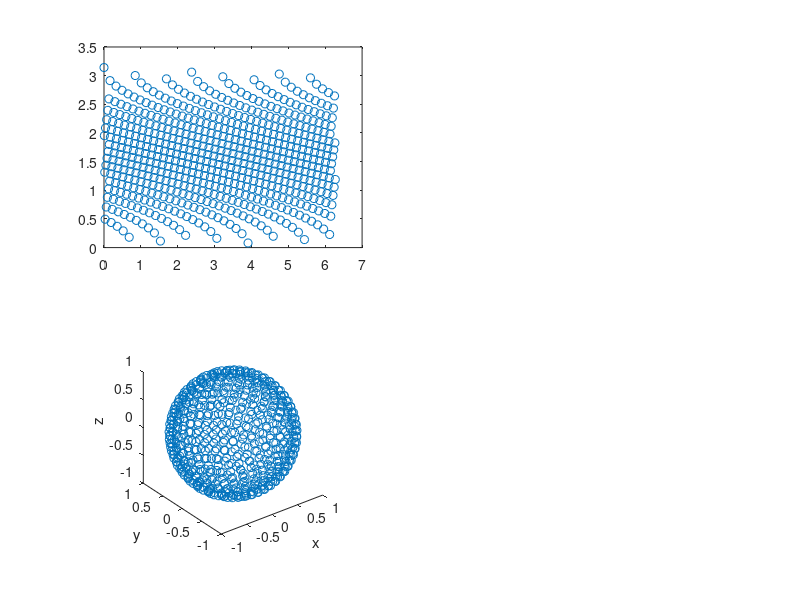

This figure's MATLAB source:
dat = [0 3.14159265358979 0.00162337662337662 

2.37659444248838 3.06098853867527 0.00162337662337662 

4.75318888497676 3.02757031987919 0.00162337662337662 

0.846598020285561 3.00190648355372 0.00162337662337662 

3.22319246277394 2.98025312858056 0.00162337662337662 

5.59978690526233 2.96116050623138 0.00162337662337662 

1.69319604057112 2.94388530139771 0.00162337662337662 

4.0697904830595 2.92798606909176 0.00162337662337662 

0.163199618368301 2.91317525922367 0.00162337662337662 

2.53979406085668 2.89925319070202 0.00162337662337662 

4.91638850334507 2.88607451425409 0.00162337662337662 

1.00979763865386 2.87352953076736 0.00162337662337662 

3.38639208114224 2.86153303633932 0.00162337662337662 

5.76298652363063 2.85001728960846 0.00162337662337662 

1.85639565893942 2.83892737963536 0.00162337662337662 

4.23299010142781 2.82821806293292 0.00162337662337662 

0.326399236736602 2.8178515373849 0.00162337662337662 

2.70299367922498 2.8077958346952 0.00162337662337662 

5.07958812171337 2.7980236334639 0.00162337662337662 

1.17299725702216 2.78851136572913 0.00162337662337662 

3.54959169951055 2.77923853289092 0.00162337662337662 

5.92618614199893 2.770187174002 0.00162337662337662 

2.01959527730772 2.76134144689686 0.00162337662337662 

4.39618971979611 2.75268729420611 0.00162337662337662 

0.489598855104903 2.74421217413535 0.00162337662337662 

2.86619329759328 2.73590484129222 0.00162337662337662 

5.24278774008167 2.72775516664085 0.00162337662337662 

1.33619687539046 2.71975398837185 0.00162337662337662 

3.71279131787885 2.71189298743837 0.00162337662337662 

6.08938576036723 2.70416458294857 0.00162337662337662 

2.18279489567602 2.69656184367566 0.00162337662337662 

4.55938933816441 2.68907841275082 0.00162337662337662 

0.652798473473204 2.68170844321582 0.00162337662337662 

3.02939291596159 2.67444654258096 0.00162337662337662 

5.40598735844997 2.66728772489673 0.00162337662337662 

1.49939649375876 2.66022736913127 0.00162337662337662 

3.87599093624715 2.65326118286852 0.00162337662337662 

6.25258537873553 2.64638517051886 0.00162337662337662 

2.34599451404433 2.63959560537518 0.00162337662337662 

4.72258895653271 2.63288900496087 0.00162337662337662 

0.815998091841505 2.62626210920787 0.00162337662337662 

3.19259253432989 2.61971186107775 0.00162337662337662 

5.56918697681827 2.61323538929954 0.00162337662337662 

1.66259611212707 2.6068299929487 0.00162337662337662 

4.03919055461545 2.60049312763265 0.00162337662337662 

0.132599689924245 2.59422239308304 0.00162337662337662 

2.50919413241263 2.58801552198368 0.00162337662337662 

4.88578857490101 2.58187036988682 0.00162337662337662 

0.979197710209806 2.57578490609119 0.00162337662337662 

3.35579215269819 2.5697572053719 0.00162337662337662 

5.73238659518657 2.56378544046706 0.00162337662337662 

1.82579573049537 2.55786787523812 0.00162337662337662 

4.20239017298375 2.55200285843168 0.00162337662337662 

0.295799308292545 2.54618881797921 0.00162337662337662 

2.67239375078093 2.54042425577927 0.00162337662337662 

5.04898819326931 2.5347077429131 0.00162337662337662 

1.14239732857811 2.52903791525045 0.00162337662337662 

3.51899177106649 2.52341346940751 0.00162337662337662 

5.89558621355487 2.5178331590229 0.00162337662337662 

1.98899534886367 2.51229579132195 0.00162337662337662 

4.36558979135205 2.50680022394215 0.00162337662337662 

0.458998926660846 2.50134536199615 0.00162337662337662 

2.83559336914923 2.49593015535083 0.00162337662337662 

5.21218781163761 2.49055359610337 0.00162337662337662 

1.30559694694641 2.4852147162372 0.00162337662337662 

3.68219138943479 2.4799125854423 0.00162337662337662 

6.05878583192317 2.47464630908613 0.00162337662337662 

2.15219496723197 2.46941502632258 0.00162337662337662 

4.52878940972035 2.46421790832766 0.00162337662337662 

0.622198545029147 2.45905415665166 0.00162337662337662 

2.99879298751753 2.45392300167867 0.00162337662337662 

5.37538743000591 2.44882370118481 0.00162337662337662 

1.46879656531471 2.44375553898777 0.00162337662337662 

3.84539100780309 2.43871782368053 0.00162337662337662 

6.22198545029147 2.43370988744304 0.00162337662337662 

2.31539458560027 2.42873108492604 0.00162337662337662 

4.69198902808865 2.4237807922017 0.00162337662337662 

0.785398163397448 2.41885840577638 0.00162337662337662 

3.16199260588583 2.41396334166085 0.00162337662337662 

5.53858704837421 2.40909503449425 0.00162337662337662 

1.63199618368301 2.40425293671773 0.00162337662337662 

4.00859062617139 2.39943651779458 0.00162337662337662 

0.101999761480188 2.39464526347363 0.00162337662337662 

2.47859420396857 2.38987867509296 0.00162337662337662 

4.85518864645695 2.38513626892142 0.00162337662337662 

0.948597781765749 2.38041757553525 0.00162337662337662 

3.32519222425413 2.37572213922777 0.00162337662337662 

5.70178666674251 2.37104951744988 0.00162337662337662 

1.79519580205131 2.36639928027943 0.00162337662337662 

4.17179024453969 2.36177100991781 0.00162337662337662 

0.265199379848489 2.3571643002118 0.00162337662337662 

2.64179382233687 2.35257875619948 0.00162337662337662 

5.01838826482525 2.3480139936784 0.00162337662337662 

1.11179740013405 2.34346963879502 0.00162337662337662 

3.48839184262243 2.33894532765384 0.00162337662337662 

5.86498628511082 2.33444070594536 0.00162337662337662 

1.95839542041961 2.32995542859154 0.00162337662337662 

4.33498986290799 2.32548915940792 0.00162337662337662 

0.42839899821679 2.32104157078142 0.00162337662337662 

2.80499344070517 2.31661234336284 0.00162337662337662 

5.18158788319356 2.31220116577342 0.00162337662337662 

1.27499701850235 2.30780773432455 0.00162337662337662 

3.65159146099073 2.30343175274991 0.00162337662337662 

6.02818590347912 2.29907293194954 0.00162337662337662 

2.12159503878791 2.29473098974495 0.00162337662337662 

4.4981894812763 2.2904056506449 0.00162337662337662 

0.591598616585091 2.2860966456212 0.00162337662337662 

2.96819305907347 2.28180371189396 0.00162337662337662 

5.34478750156186 2.27752659272596 0.00162337662337662 

1.43819663687065 2.27326503722551 0.00162337662337662 

3.81479107935903 2.26901880015746 0.00162337662337662 

6.19138552184742 2.26478764176192 0.00162337662337662 

2.28479465715621 2.2605713275804 0.00162337662337662 

4.6613890996446 2.25636962828878 0.00162337662337662 

0.754798234953392 2.2521823195371 0.00162337662337662 

3.13139267744177 2.24800918179552 0.00162337662337662 

5.50798711993016 2.2438500002064 0.00162337662337662 

1.60139625523895 2.23970456444206 0.00162337662337662 

3.97799069772734 2.23557266856802 0.00162337662337662 

0.0713998330361317 2.23145411091145 0.00162337662337662 

2.44799427552451 2.22734869393461 0.00162337662337662 

4.8245887180129 2.22325622411297 0.00162337662337662 

0.917997853321693 2.21917651181795 0.00162337662337662 

3.29459229581008 2.21510937120386 0.00162337662337662 

5.67118673829846 2.21105462009909 0.00162337662337662 

1.76459587360725 2.20701207990118 0.00162337662337662 

4.14119031609564 2.20298157547564 0.00162337662337662 

0.234599451404433 2.19896293505845 0.00162337662337662 

2.61119389389282 2.19495599016194 0.00162337662337662 

4.9877883363812 2.19096057548401 0.00162337662337662 

1.08119747168999 2.1869765288205 0.00162337662337662 

3.45779191417838 2.18300369098059 0.00162337662337662 

5.83438635666676 2.17904190570511 0.00162337662337662 

1.92779549197556 2.17509101958758 0.00162337662337662 

4.30438993446394 2.17115088199802 0.00162337662337662 

0.397799069772733 2.16722134500917 0.00162337662337662 

2.77439351226112 2.1633022633253 0.00162337662337662 

5.1509879547495 2.15939349421326 0.00162337662337662 

1.24439709005829 2.15549489743587 0.00162337662337662 

3.62099153254668 2.15160633518744 0.00162337662337662 

5.99758597503506 2.14772767203135 0.00162337662337662 

2.09099511034386 2.14385877483967 0.00162337662337662 

4.46758955283224 2.13999951273468 0.00162337662337662 

0.560998688141035 2.13614975703223 0.00162337662337662 

2.93759313062942 2.1323093811869 0.00162337662337662 

5.3141875731178 2.12847826073885 0.00162337662337662 

1.4075967084266 2.1246562732623 0.00162337662337662 

3.78419115091498 2.1208432983156 0.00162337662337662 

6.16078559340336 2.11703921739286 0.00162337662337662 

2.25419472871216 2.11324391387697 0.00162337662337662 

4.63078917120054 2.10945727299411 0.00162337662337662 

0.724198306509335 2.10567918176952 0.00162337662337662 

3.10079274899772 2.10190952898472 0.00162337662337662 

5.4773871914861 2.09814820513582 0.00162337662337662 

1.5707963267949 2.0943951023932 0.00162337662337662 

3.94739076928328 2.09065011456226 0.00162337662337662 

0.0407999045920752 2.08691313704537 0.00162337662337662 

2.41739434708046 2.08318406680484 0.00162337662337662 

4.79398878956884 2.079462802327 0.00162337662337662 

0.887397924877636 2.07574924358728 0.00162337662337662 

3.26399236736602 2.07204329201625 0.00162337662337662 

5.6405868098544 2.06834485046665 0.00162337662337662 

1.7339959451632 2.06465382318126 0.00162337662337662 

4.11059038765158 2.06097011576173 0.00162337662337662 

0.203999522960376 2.05729363513823 0.00162337662337662 

2.58059396544876 2.05362428953992 0.00162337662337662 

4.95718840793714 2.04996198846621 0.00162337662337662 

1.05059754324594 2.04630664265881 0.00162337662337662 

3.42719198573432 2.04265816407454 0.00162337662337662 

5.8037864282227 2.03901646585877 0.00162337662337662 

1.8971955635315 2.0353814623197 0.00162337662337662 

4.27379000601988 2.03175306890317 0.00162337662337662 

0.367199141328677 2.02813120216823 0.00162337662337662 

2.74379358381706 2.02451577976325 0.00162337662337662 

5.12038802630544 2.02090672040276 0.00162337662337662 

1.21379716161424 2.01730394384472 0.00162337662337662 

3.59039160410262 2.01370737086854 0.00162337662337662 

5.966986046591 2.01011692325348 0.00162337662337662 

2.0603951818998 2.00653252375775 0.00162337662337662 

4.43698962438818 2.00295409609798 0.00162337662337662 

0.530398759696978 1.99938156492934 0.00162337662337662 

2.90699320218536 1.995814855826 0.00162337662337662 

5.28358764467374 1.9922538952622 0.00162337662337662 

1.37699677998254 1.98869861059367 0.00162337662337662 

3.75359122247092 1.98514893003959 0.00162337662337662 

6.1301856649593 1.98160478266489 0.00162337662337662 

2.2235948002681 1.97806609836301 0.00162337662337662 

4.60018924275648 1.97453280783913 0.00162337662337662 

0.693598378065279 1.97100484259364 0.00162337662337662 

3.07019282055366 1.96748213490618 0.00162337662337662 

5.44678726304204 1.96396461781988 0.00162337662337662 

1.54019639835084 1.96045222512605 0.00162337662337662 

3.91679084083922 1.95694489134925 0.00162337662337662 

0.0101999761480188 1.9534425517326 0.00162337662337662 

2.3867944186364 1.94994514222349 0.00162337662337662 

4.76338886112478 1.9464525994596 0.00162337662337662 

0.85679799643358 1.94296486075522 0.00162337662337662 

3.23339243892196 1.93948186408789 0.00162337662337662 

5.60998688141035 1.93600354808526 0.00162337662337662 

1.70339601671914 1.93252985201239 0.00162337662337662 

4.07999045920752 1.92906071575913 0.00162337662337662 

0.17339959451632 1.92559607982795 0.00162337662337662 

2.5499940370047 1.92213588532189 0.00162337662337662 

4.92658847949308 1.91868007393285 0.00162337662337662 

1.01999761480188 1.91522858793013 0.00162337662337662 

3.39659205729026 1.91178137014911 0.00162337662337662 

5.77318649977865 1.90833836398033 0.00162337662337662 

1.86659563508744 1.90489951335859 0.00162337662337662 

4.24319007757582 1.9014647627525 0.00162337662337662 

0.336599212884621 1.89803405715404 0.00162337662337662 

2.713193655373 1.89460734206845 0.00162337662337662 

5.08978809786139 1.89118456350429 0.00162337662337662 

1.18319723317018 1.88776566796372 0.00162337662337662 

3.55979167565856 1.88435060243289 0.00162337662337662 

5.93638611814695 1.88093931437263 0.00162337662337662 

2.02979525345574 1.87753175170928 0.00162337662337662 

4.40638969594413 1.87412786282562 0.00162337662337662 

0.499798831252922 1.8707275965521 0.00162337662337662 

2.8763932737413 1.86733090215817 0.00162337662337662 

5.25298771622969 1.86393772934376 0.00162337662337662 

1.34639685153848 1.86054802823094 0.00162337662337662 

3.72299129402687 1.85716174935578 0.00162337662337662 

6.09958573651525 1.85377884366024 0.00162337662337662 

2.19299487182404 1.85039926248437 0.00162337662337662 

4.56958931431243 1.84702295755849 0.00162337662337662 

0.662998449621223 1.84364988099563 0.00162337662337662 

3.03959289210961 1.84027998528405 0.00162337662337662 

5.41618733459799 1.83691322327992 0.00162337662337662 

1.50959646990678 1.83354954820006 0.00162337662337662 

3.88619091239517 1.83018891361492 0.00162337662337662 

6.26278535488355 1.8268312734416 0.00162337662337662 

2.35619449019234 1.82347658193698 0.00162337662337662 

4.73278893268073 1.82012479369101 0.00162337662337662 

0.826198067989523 1.81677586362014 0.00162337662337662 

3.20279251047791 1.81342974696074 0.00162337662337662 

5.57938695296629 1.81008639926276 0.00162337662337662 

1.67279608827508 1.80674577638343 0.00162337662337662 

4.04939053076347 1.80340783448103 0.00162337662337662 

0.142799666072263 1.80007253000888 0.00162337662337662 

2.51939410856065 1.79673981970923 0.00162337662337662 

4.89598855104903 1.79340966060749 0.00162337662337662 

0.989397686357825 1.79008201000628 0.00162337662337662 

3.36599212884621 1.78675682547985 0.00162337662337662 

5.74258657133459 1.78343406486833 0.00162337662337662 

1.83599570664339 1.78011368627225 0.00162337662337662 

4.21259014913177 1.77679564804703 0.00162337662337662 

0.305999284440564 1.77347990879763 0.00162337662337662 

2.68259372692895 1.77016642737321 0.00162337662337662 

5.05918816941733 1.7668551628619 0.00162337662337662 

1.15259730472613 1.76354607458566 0.00162337662337662 

3.52919174721451 1.76023912209518 0.00162337662337662 

5.90578618970289 1.75693426516484 0.00162337662337662 

1.99919532501169 1.75363146378781 0.00162337662337662 

4.37578976750007 1.7503306781711 0.00162337662337662 

0.469198902808865 1.7470318687308 0.00162337662337662 

2.84579334529725 1.7437349960873 0.00162337662337662 

5.22238778778563 1.7404400210606 0.00162337662337662 

1.31579692309443 1.73714690466564 0.00162337662337662 

3.69239136558281 1.73385560810778 0.00162337662337662 

6.06898580807119 1.73056609277825 0.00162337662337662 

2.16239494337999 1.72727832024965 0.00162337662337662 

4.53898938586837 1.72399225227159 0.00162337662337662 

0.632398521177166 1.7207078507663 0.00162337662337662 

3.00899296366555 1.71742507782433 0.00162337662337662 

5.38558740615393 1.71414389570026 0.00162337662337662 

1.47899654146273 1.71086426680851 0.00162337662337662 

3.85559098395111 1.70758615371914 0.00162337662337662 

6.23218542643949 1.70430951915378 0.00162337662337662 

2.32559456174829 1.70103432598146 0.00162337662337662 

4.70218900423667 1.69776053721467 0.00162337662337662 

0.795598139545467 1.69448811600526 0.00162337662337662 

3.17219258203385 1.69121702564055 0.00162337662337662 

5.54878702452223 1.68794722953936 0.00162337662337662 

1.64219615983103 1.68467869124818 0.00162337662337662 

4.01879060231941 1.68141137443724 0.00162337662337662 

0.112199737628207 1.67814524289677 0.00162337662337662 

2.48879418011659 1.67488026053315 0.00162337662337662 

4.86538862260497 1.67161639136521 0.00162337662337662 

0.958797757913768 1.6683535995205 0.00162337662337662 

3.33539220040215 1.66509184923156 0.00162337662337662 

5.71198664289053 1.66183110483231 0.00162337662337662 

1.80539577819933 1.6585713307544 0.00162337662337662 

4.18199022068771 1.65531249152357 0.00162337662337662 

0.275399355996508 1.65205455175611 0.00162337662337662 

2.65199379848489 1.64879747615531 0.00162337662337662 

5.02858824097327 1.64554122950786 0.00162337662337662 

1.12199737628207 1.64228577668042 0.00162337662337662 

3.49859181877045 1.63903108261608 0.00162337662337662 

5.87518626125883 1.6357771123309 0.00162337662337662 

1.96859539656763 1.63252383091049 0.00162337662337662 

4.34518983905601 1.62927120350654 0.00162337662337662 

0.438598974364809 1.62601919533342 0.00162337662337662 

2.81519341685319 1.6227677716648 0.00162337662337662 

5.19178785934157 1.61951689783025 0.00162337662337662 

1.28519699465037 1.61626653921189 0.00162337662337662 

3.66179143713875 1.61301666124103 0.00162337662337662 

6.03838587962713 1.60976722939483 0.00162337662337662 

2.13179501493593 1.60651820919298 0.00162337662337662 

4.50838945742431 1.60326956619438 0.00162337662337662 

0.60179859273311 1.60002126599385 0.00162337662337662 

2.97839303522149 1.59677327421882 0.00162337662337662 

5.35498747770988 1.59352555652605 0.00162337662337662 

1.44839661301867 1.59027807859834 0.00162337662337662 

3.82499105550705 1.58703080614128 0.00162337662337662 

6.20158549799544 1.58378370487998 0.00162337662337662 

2.29499463330423 1.58053674055579 0.00162337662337662 

4.67158907579262 1.57728987892306 0.00162337662337662 

0.764998211101411 1.5740430857459 0.00162337662337662 

3.14159265358979 1.5707963267949 0.00162337662337662 

5.51818709607818 1.56754956784389 0.00162337662337662 

1.61159623138697 1.56430277466673 0.00162337662337662 

3.98819067387535 1.561055913034 0.00162337662337662 

0.0815998091841505 1.55780894870981 0.00162337662337662 

2.45819425167253 1.55456184744851 0.00162337662337662 

4.83478869416092 1.55131457499146 0.00162337662337662 

0.928197829469712 1.54806709706375 0.00162337662337662 

3.30479227195809 1.54481937937097 0.00162337662337662 

5.68138671444648 1.54157138759594 0.00162337662337662 

1.77479584975527 1.53832308739542 0.00162337662337662 

4.15139029224366 1.53507444439682 0.00162337662337662 

0.244799427552451 1.53182542419497 0.00162337662337662 

2.62139387004083 1.52857599234876 0.00162337662337662 

4.99798831252922 1.5253261143779 0.00162337662337662 

1.09139744783801 1.52207575575954 0.00162337662337662 

3.4679918903264 1.51882488192499 0.00162337662337662 

5.84458633281478 1.51557345825637 0.00162337662337662 

1.93799546812357 1.51232145008325 0.00162337662337662 

4.31458991061196 1.5090688226793 0.00162337662337662 

0.407999045920752 1.50581554125889 0.00162337662337662 

2.78459348840913 1.50256157097372 0.00162337662337662 

5.16118793089752 1.49930687690938 0.00162337662337662 

1.25459706620631 1.49605142408193 0.00162337662337662 

3.6311915086947 1.49279517743449 0.00162337662337662 

6.00778595118308 1.48953810183368 0.00162337662337662 

2.10119508649187 1.48628016206623 0.00162337662337662 

4.47778952898026 1.4830213228354 0.00162337662337662 

0.571198664289053 1.47976154875748 0.00162337662337662 

2.94779310677744 1.47650080435824 0.00162337662337662 

5.32438754926582 1.4732390540693 0.00162337662337662 

1.41779668457461 1.46997626222458 0.00162337662337662 

3.794391127063 1.46671239305665 0.00162337662337662 

6.17098556955138 1.46344741069303 0.00162337662337662 

2.26439470486018 1.46018127915255 0.00162337662337662 

4.64098914734856 1.45691396234161 0.00162337662337662 

0.734398282657354 1.45364542405043 0.00162337662337662 

3.11099272514574 1.45037562794925 0.00162337662337662 

5.48758716763412 1.44710453758453 0.00162337662337662 

1.58099630294292 1.44383211637512 0.00162337662337662 

3.9575907454313 1.44055832760833 0.00162337662337662 

0.050999880740094 1.43728313443602 0.00162337662337662 

2.42759432322848 1.43400649987065 0.00162337662337662 

4.80418876571686 1.43072838678129 0.00162337662337662 

0.897597901025655 1.42744875788953 0.00162337662337662 

3.27419234351404 1.42416757576546 0.00162337662337662 

5.65078678600242 1.42088480282349 0.00162337662337662 

1.74419592131122 1.4176004013182 0.00162337662337662 

4.1207903637996 1.41431433334015 0.00162337662337662 

0.214199499108395 1.41102656081155 0.00162337662337662 

2.59079394159678 1.40773704548201 0.00162337662337662 

4.96738838408516 1.40444574892415 0.00162337662337662 

1.06079751939396 1.4011526325292 0.00162337662337662 

3.43739196188234 1.39785765750249 0.00162337662337662 

5.81398640437072 1.39456078485899 0.00162337662337662 

1.90739553967952 1.3912619754187 0.00162337662337662 

4.2839899821679 1.38796118980199 0.00162337662337662 

0.377399117476696 1.38465838842495 0.00162337662337662 

2.75399355996508 1.38135353149461 0.00162337662337662 

5.13058800245346 1.37804657900413 0.00162337662337662 

1.22399713776226 1.37473749072789 0.00162337662337662 

3.60059158025064 1.37142622621658 0.00162337662337662 

5.97718602273902 1.36811274479216 0.00162337662337662 

2.07059515804782 1.36479700554276 0.00162337662337662 

4.4471896005362 1.36147896731754 0.00162337662337662 

0.540598735844997 1.35815858872146 0.00162337662337662 

2.91719317833338 1.35483582810994 0.00162337662337662 

5.29378762082176 1.35151064358351 0.00162337662337662 

1.38719675613056 1.34818299298231 0.00162337662337662 

3.76379119861894 1.34485283388056 0.00162337662337662 

6.14038564110732 1.34152012358092 0.00162337662337662 

2.23379477641612 1.33818481910876 0.00162337662337662 

4.6103892189045 1.33484687720637 0.00162337662337662 

0.703798354213298 1.33150625432703 0.00162337662337662 

3.08039279670168 1.32816290662906 0.00162337662337662 

5.45698723919006 1.32481678996966 0.00162337662337662 

1.55039637449886 1.32146785989878 0.00162337662337662 

3.92699081698724 1.31811607165282 0.00162337662337662 

0.0203999522960376 1.31476138014819 0.00162337662337662 

2.39699439478442 1.31140373997487 0.00162337662337662 

4.7735888372728 1.30804310538973 0.00162337662337662 

0.866997972581599 1.30467943030988 0.00162337662337662 

3.24359241506998 1.30131266830574 0.00162337662337662 

5.62018685755836 1.29794277259416 0.00162337662337662 

1.71359599286716 1.29456969603131 0.00162337662337662 

4.09019043535554 1.29119339110542 0.00162337662337662 

0.183599570664339 1.28781380992955 0.00162337662337662 

2.56019401315272 1.28443090423401 0.00162337662337662 

4.9367884556411 1.28104462535885 0.00162337662337662 

1.0301975909499 1.27765492424604 0.00162337662337662 

3.40679203343828 1.27426175143162 0.00162337662337662 

5.78338647592666 1.27086505703769 0.00162337662337662 

1.87679561123546 1.26746479076418 0.00162337662337662 

4.25339005372384 1.26406090188052 0.00162337662337662 

0.34679918903264 1.26065333921716 0.00162337662337662 

2.72339363152102 1.25724205115691 0.00162337662337662 

5.0999880740094 1.25382698562608 0.00162337662337662 

1.1933972093182 1.2504080900855 0.00162337662337662 

3.56999165180658 1.24698531152135 0.00162337662337662 

5.94658609429497 1.24355859643576 0.00162337662337662 

2.03999522960376 1.24012789083729 0.00162337662337662 

4.41658967209215 1.2366931402312 0.00162337662337662 

0.50999880740094 1.23325428960947 0.00162337662337662 

2.88659324988932 1.22981128344068 0.00162337662337662 

5.26318769237771 1.22636406565967 0.00162337662337662 

1.3565968276865 1.22291257965694 0.00162337662337662 

3.73319127017488 1.21945676826791 0.00162337662337662 

6.10978571266327 1.21599657376184 0.00162337662337662 

2.20319484797206 1.21253193783066 0.00162337662337662 

4.57978929046045 1.2090628015774 0.00162337662337662 

0.673198425769241 1.20558910550453 0.00162337662337662 

3.04979286825762 1.20211078950191 0.00162337662337662 

5.42638731074601 1.19862779283457 0.00162337662337662 

1.5197964460548 1.1951400541302 0.00162337662337662 

3.89639088854318 1.19164751136631 0.00162337662337662 

6.27298533103157 1.1881501018572 0.00162337662337662 

2.36639446634036 1.18464776224054 0.00162337662337662 

4.74298890882875 1.18114042846374 0.00162337662337662 

0.836398044137542 1.17762803576992 0.00162337662337662 

3.21299248662592 1.17411051868361 0.00162337662337662 

5.58958692911431 1.17058781099615 0.00162337662337662 

1.6829960644231 1.16705984575067 0.00162337662337662 

4.05959050691149 1.16352655522678 0.00162337662337662 

0.152999642220282 1.15998787092491 0.00162337662337662 

2.52959408470866 1.1564437235502 0.00162337662337662 

4.90618852719705 1.15289404299612 0.00162337662337662 

0.999597662505843 1.1493387583276 0.00162337662337662 

3.37619210499423 1.14577779776379 0.00162337662337662 

5.75278654748261 1.14221108866046 0.00162337662337662 

1.8461956827914 1.13863855749181 0.00162337662337662 

4.22279012527979 1.13506012983205 0.00162337662337662 

0.316199260588583 1.13147573033631 0.00162337662337662 

2.69279370307697 1.12788528272126 0.00162337662337662 

5.06938814556535 1.12428870974507 0.00162337662337662 

1.16279728087414 1.12068593318704 0.00162337662337662 

3.53939172336253 1.11707687382654 0.00162337662337662 

5.91598616585091 1.11346145142157 0.00162337662337662 

2.00939530115971 1.10983958468662 0.00162337662337662 

4.38598974364809 1.10621119127009 0.00162337662337662 

0.479398878956884 1.10257618773102 0.00162337662337662 

2.85599332144527 1.09893448951525 0.00162337662337662 

5.23258776393365 1.09528601093098 0.00162337662337662 

1.32599689924245 1.09163066512359 0.00162337662337662 

3.70259134173083 1.08796836404988 0.00162337662337662 

6.07918578421921 1.08429901845157 0.00162337662337662 

2.17259491952801 1.08062253782807 0.00162337662337662 

4.54918936201639 1.07693883040854 0.00162337662337662 

0.642598497325185 1.07324780312314 0.00162337662337662 

3.01919293981357 1.06954936157354 0.00162337662337662 

5.39578738230195 1.06584341000252 0.00162337662337662 

1.48919651761075 1.0621298512628 0.00162337662337662 

3.86579096009913 1.05840858678496 0.00162337662337662 

6.24238540258751 1.05467951654443 0.00162337662337662 

2.33579453789631 1.05094253902753 0.00162337662337662 

4.71238898038469 1.0471975511966 0.00162337662337662 

0.805798115693486 1.04344444845398 0.00162337662337662 

3.18239255818187 1.03968312460507 0.00162337662337662 

5.55898700067025 1.03591347182027 0.00162337662337662 

1.65239613597905 1.03213538059569 0.00162337662337662 

4.02899057846743 1.02834873971282 0.00162337662337662 

0.122399713776226 1.02455343619694 0.00162337662337662 

2.49899415626461 1.02074935527419 0.00162337662337662 

4.87558859875299 1.0169363803275 0.00162337662337662 

0.968997734061787 1.01311439285094 0.00162337662337662 

3.34559217655017 1.00928327240289 0.00162337662337662 

5.72218661903855 1.00544289655756 0.00162337662337662 

1.81559575434735 1.00159314085511 0.00162337662337662 

4.19219019683573 0.997733878750121 0.00162337662337662 

0.285599332144527 0.99386498155844 0.00162337662337662 

2.66219377463291 0.989986318402349 0.00162337662337662 

5.03878821712129 0.986097756153919 0.00162337662337662 

1.13219735243009 0.982199159376533 0.00162337662337662 

3.50879179491847 0.978290390264493 0.00162337662337662 

5.88538623740685 0.974371308580619 0.00162337662337662 

1.97879537271565 0.970441771591771 0.00162337662337662 

4.35538981520403 0.966501634002209 0.00162337662337662 

0.448798950512828 0.962550747884687 0.00162337662337662 

2.82539339300121 0.958588962609203 0.00162337662337662 

5.20198783548959 0.954616124769295 0.00162337662337662 

1.29539697079839 0.950632078105785 0.00162337662337662 

3.67199141328677 0.946636663427853 0.00162337662337662 

6.04858585577515 0.942629718531341 0.00162337662337662 

2.14199499108395 0.938611078114151 0.00162337662337662 

4.51858943357233 0.934580573688614 0.00162337662337662 

0.611998568881129 0.930538033490702 0.00162337662337662 

2.98859301136951 0.926483282385936 0.00162337662337662 

5.36518745385789 0.922416141771846 0.00162337662337662 

1.45859658916669 0.91833642947682 0.00162337662337662 

3.83519103165507 0.914243959655184 0.00162337662337662 

6.21178547414346 0.910138542678341 0.00162337662337662 

2.30519460945225 0.906019985021774 0.00162337662337662 

4.68178905194063 0.901888089147731 0.00162337662337662 

0.775198187249429 0.897742653383389 0.00162337662337662 

3.15179262973781 0.893583471794271 0.00162337662337662 

5.52838707222619 0.889410334052693 0.00162337662337662 

1.62179620753499 0.885223025301013 0.00162337662337662 

3.99839065002337 0.881021326009397 0.00162337662337662 

0.0917997853321693 0.87680501182787 0.00162337662337662 

2.46839422782055 0.872573853432337 0.00162337662337662 

4.84498867030893 0.868327616364281 0.00162337662337662 

0.93839780561773 0.864066060863831 0.00162337662337662 

3.31499224810611 0.859788941695833 0.00162337662337662 

5.6915866905945 0.855496007968594 0.00162337662337662 

1.78499582590329 0.851187002944888 0.00162337662337662 

4.16159026839167 0.846861663844842 0.00162337662337662 

0.25499940370047 0.842519721640252 0.00162337662337662 

2.63159384618885 0.838160900839882 0.00162337662337662 

5.00818828867723 0.833784919265247 0.00162337662337662 

1.10159742398603 0.82939148781637 0.00162337662337662 

3.47819186647441 0.824980310226954 0.00162337662337662 

5.8547863089628 0.820551082808375 0.00162337662337662 

1.94819544427159 0.816103494181871 0.00162337662337662 

4.32478988675998 0.811637224998254 0.00162337662337662 

0.418199022068771 0.807151947644431 0.00162337662337662 

2.79479346455715 0.802647325935949 0.00162337662337662 

5.17138790704554 0.798123014794773 0.00162337662337662 

1.26479704235433 0.79357865991139 0.00162337662337662 

3.64139148484271 0.789013897390315 0.00162337662337662 

6.0179859273311 0.784428353377989 0.00162337662337662 

2.11139506263989 0.779821643671986 0.00162337662337662 

4.48798950512828 0.775193373310361 0.00162337662337662 

0.581398640437072 0.770543136139918 0.00162337662337662 

2.95799308292545 0.765870514362021 0.00162337662337662 

5.33458752541384 0.761175078054542 0.00162337662337662 

1.42799666072263 0.756456384668371 0.00162337662337662 

3.80459110321102 0.751713978496829 0.00162337662337662 

6.1811855456994 0.746947390116165 0.00162337662337662 

2.27459468100819 0.742156135795209 0.00162337662337662 

4.65118912349658 0.73733971687206 0.00162337662337662 

0.744598258805373 0.732497619095539 0.00162337662337662 

3.12119270129376 0.72762931192894 0.00162337662337662 

5.49778714378214 0.722734247813416 0.00162337662337662 

1.59119627909093 0.71781186138809 0.00162337662337662 

3.96779072157932 0.712861568663758 0.00162337662337662 

0.0611998568881129 0.707882766146755 0.00162337662337662 

2.4377942993765 0.702874829909264 0.00162337662337662 

4.81438874186488 0.69783711460202 0.00162337662337662 

0.907797877173674 0.692768952404978 0.00162337662337662 

3.28439231966206 0.687669651911122 0.00162337662337662 

5.66098676215044 0.682538496938132 0.00162337662337662 

1.75439589745924 0.677374745262138 0.00162337662337662 

4.13099033994762 0.672177627267212 0.00162337662337662 

0.224399475256414 0.666946344503664 0.00162337662337662 

2.6009939177448 0.661680068147495 0.00162337662337662 

4.97758836023318 0.656377937352592 0.00162337662337662 

1.07099749554197 0.651039057486421 0.00162337662337662 

3.44759193803036 0.645662498238967 0.00162337662337662 

5.82418638051874 0.640247291593645 0.00162337662337662 

1.91759551582754 0.634792429647643 0.00162337662337662 

4.29418995831592 0.629296862267843 0.00162337662337662 

0.387599093624715 0.623759494566894 0.00162337662337662 

2.7641935361131 0.618179184182288 0.00162337662337662 

5.14078797860148 0.612554738339339 0.00162337662337662 

1.23419711391028 0.606884910676695 0.00162337662337662 

3.61079155639866 0.601168397810525 0.00162337662337662 

5.98738599888704 0.595403835610586 0.00162337662337662 

2.08079513419584 0.589589795158114 0.00162337662337662 

4.45738957668422 0.583724778351669 0.00162337662337662 

0.550798711993016 0.577807213122733 0.00162337662337662 

2.9273931544814 0.571835448217889 0.00162337662337662 

5.30398759696978 0.565807747498601 0.00162337662337662 

1.39739673227858 0.559722283702968 0.00162337662337662 

3.77399117476696 0.553577131606109 0.00162337662337662 

6.15058561725534 0.547370260506748 0.00162337662337662 

2.24399475256414 0.541099525957146 0.00162337662337662 

4.62058919505252 0.53476266064109 0.00162337662337662 

0.713998330361317 0.52835726429025 0.00162337662337662 

3.0905927728497 0.521880792512042 0.00162337662337662 

5.46718721533808 0.515330544381919 0.00162337662337662 

1.56059635064688 0.508703648628926 0.00162337662337662 

3.93719079313526 0.501997048214613 0.00162337662337662 

0.0305999284440564 0.495207483070933 0.00162337662337662 

2.40719437093244 0.488331470721274 0.00162337662337662 

4.78378881342082 0.481365284458527 0.00162337662337662 

0.877197948729618 0.474304928693067 0.00162337662337662 

3.253792391218 0.467146111008835 0.00162337662337662 

5.63038683370638 0.459884210373975 0.00162337662337662 

1.72379596901518 0.452514240838978 0.00162337662337662 

4.10039041150356 0.445030809914132 0.00162337662337662 

0.193799546812357 0.437428070641222 0.00162337662337662 

2.57039398930074 0.429699666151425 0.00162337662337662 

4.94698843178912 0.421838665217939 0.00162337662337662 

1.04039756709792 0.413837486948942 0.00162337662337662 

3.4169920095863 0.405687812297571 0.00162337662337662 

5.79358645207468 0.397380479454448 0.00162337662337662 

1.88699558738348 0.388905359383685 0.00162337662337662 

4.26359002987186 0.380251206692933 0.00162337662337662 

0.356999165180658 0.371405479587798 0.00162337662337662 

2.73359360766904 0.362354120698877 0.00162337662337662 

5.11018805015742 0.353081287860666 0.00162337662337662 

1.20359718546622 0.343569020125893 0.00162337662337662 

3.5801916279546 0.33379681889459 0.00162337662337662 

5.95678607044298 0.323741116204893 0.00162337662337662 

2.05019520575178 0.313374590656876 0.00162337662337662 

4.42678964824016 0.302665273954431 0.00162337662337662 

0.520198783548959 0.291575363981335 0.00162337662337662 

2.89679322603734 0.280059617250473 0.00162337662337662 

5.27338766852572 0.268063122822438 0.00162337662337662 

1.36679680383452 0.255518139335705 0.00162337662337662 

3.7433912463229 0.242339462887775 0.00162337662337662 

6.11998568881129 0.228417394366121 0.00162337662337662 

2.21339482412008 0.213606584498037 0.00162337662337662 

4.58998926660846 0.197707352192081 0.00162337662337662 

0.68339840191726 0.180432147358411 0.00162337662337662 

3.05999284440564 0.16133952500923 0.00162337662337662 

5.43658728689403 0.139686170036073 0.00162337662337662 

1.52999642220282 0.114022333710608 0.00162337662337662 

3.9065908646912 0.0806041149145204 0.00162337662337662];

alpha = dat(:,1);
beta = dat(:,2);
weight = dat(:,3);

theta = beta;
phi = alpha;

x = sin(theta).*cos(phi);
y = sin(theta).*sin(phi);
z = cos(theta);

figure(1), clf
subplot(2,2,1)
plot(alpha,beta,'o')
subplot(2,2,3)
plot3(x,y,z,'o')
axis('square')
xlabel('x'), ylabel('y'), zlabel('z')

save ZCWfull616 theta phi weight

